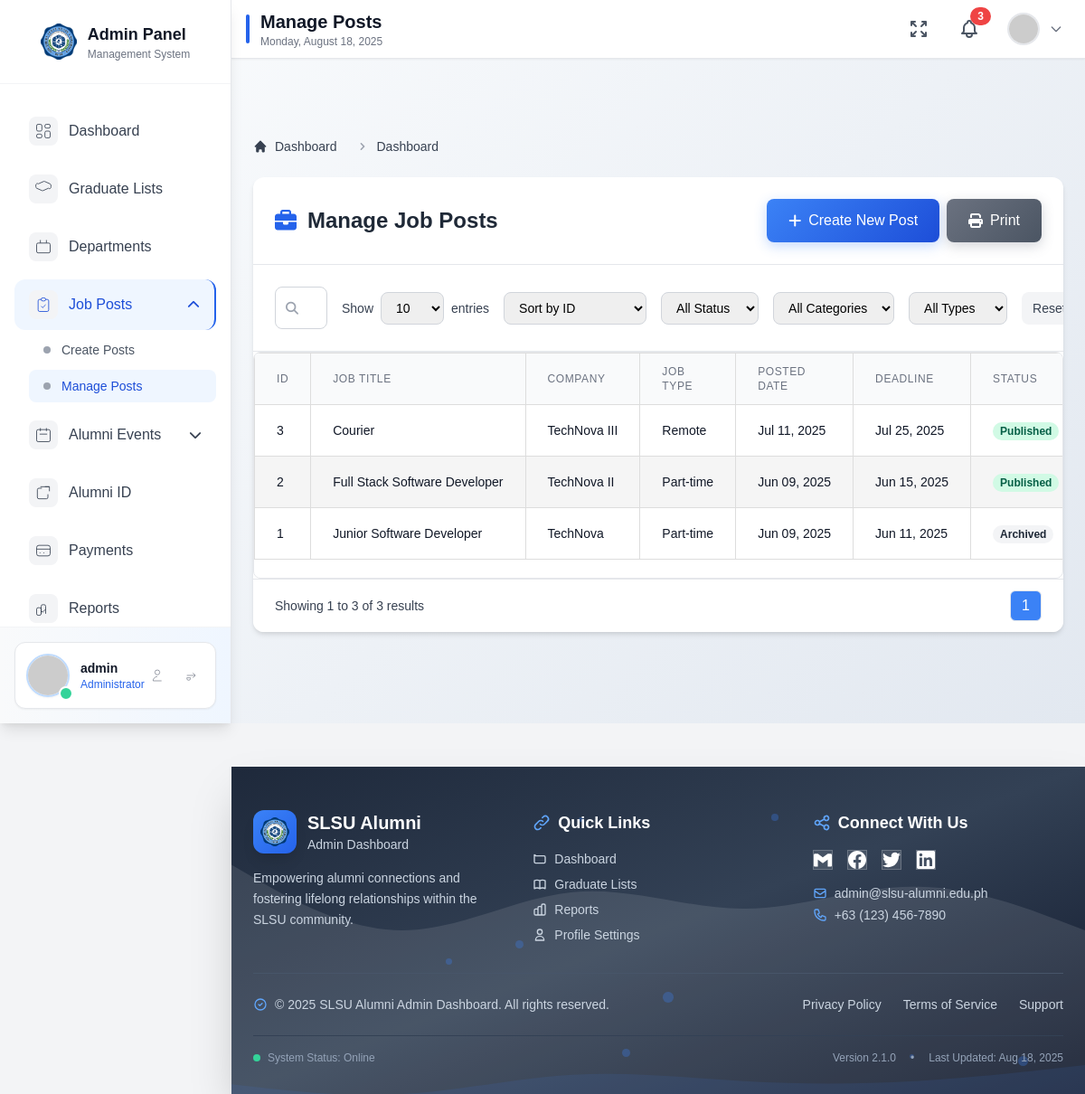
The app's page /admin/manage-posts.php (signed in) with its own data.
### tables this page shows
CREATE TABLE `job_posts` (
  `id` int(11) NOT NULL,
  `job_title` varchar(255) NOT NULL,
  `company_name` varchar(255) NOT NULL,
  `company_logo` varchar(255) DEFAULT NULL,
  `job_type` varchar(50) NOT NULL,
  `job_category` varchar(100) NOT NULL,
  `location` varchar(255) NOT NULL,
  `salary_min` decimal(10,2) DEFAULT NULL,
  `salary_max` decimal(10,2) DEFAULT NULL,
  `currency` varchar(3) DEFAULT 'USD',
  `deadline` date NOT NULL,
  `contact_email` varchar(255) NOT NULL,
  `contact_phone` varchar(50) NOT NULL,
  `job_description` text NOT NULL,
  `qualifications` text NOT NULL,
  `how_to_apply` text NOT NULL,
  `job_link` varchar(255) DEFAULT NULL,
  `status` enum('draft','published','archived') NOT NULL DEFAULT 'draft',
  `posted_date` datetime NOT NULL,
  `created_at` timestamp NULL DEFAULT current_timestamp(),
  `updated_at` timestamp NULL DEFAULT current_timestamp() ON UPDATE current_timestamp()
);

### admin/manage-posts.php (the view, shortened to what this page needs)
<?php
include 'includes/header.php';
include 'includes/navbar.php';
include 'includes/sidebar.php';
include 'includes/breadcrumb.php';
$search = isset($_GET['search']) ? $_GET['search'] : '';
$id_sort = isset($_GET['id_sort']) ? $_GET['id_sort'] : '';
$entries_options = [5, 10, 15, 20, 25, 50, 100];
$entries_per_page = isset($_GET['entries']) ? (int)$_GET['entries'] : 10;
$current_page_num = isset($_GET['page']) ? (int)$_GET['page'] : 1;
$offset = ($current_page_num - 1) * $entries_per_page;
$query = "SELECT * FROM job_posts WHERE 1=1";
$count_query = "SELECT COUNT(*) as total FROM job_posts WHERE 1=1";
$params = [];
if ($id_sort === 'asc') {
    $query .= " ORDER BY id ASC";
} elseif ($id_sort === 'desc') {
    $query .= " ORDER BY id DESC";
} else {
    $query .= " ORDER BY posted_date DESC";
}
$query .= " LIMIT :offset, :limit";
try {
    $stmt = $conn->prepare($count_query);
    $stmt->execute($params);
    $total_records = $stmt->fetch(PDO::FETCH_ASSOC)['total'] ?? 0;
    $total_pages = ceil($total_records / $entries_per_page);
    $stmt = $conn->prepare($query);
    $stmt->bindValue(':offset', $offset, PDO::PARAM_INT);
    $stmt->bindValue(':limit', $entries_per_page, PDO::PARAM_INT);
    $stmt->execute();
    $result = $stmt->fetchAll(PDO::FETCH_ASSOC);
} catch (PDOException $e) {
    die("Query failed: " . $e->getMessage());
}
?>
<!DOCTYPE html>
<html lang="en">
<head>
    <link href="https://cdn.jsdelivr.net/npm/tailwindcss@2.2.19/dist/tailwind.min.css" rel="stylesheet">
    <link rel="stylesheet" href="https://cdnjs.cloudflare.com/ajax/libs/font-awesome/6.4.0/css/all.min.css">
</head>
<body class="bg-gray-100">
<div class="main-content min-h-screen flex flex-col bg-white">
    <div class="flex-1 p-6">
        <div class="max-w-7xl mx-auto">
            <div class="table-container">
                <div class="flex justify-between items-center p-6 border-b border-gray-200">
                    <h1 class="text-2xl font-bold text-gray-800 flex items-center gap-3">
                        <i class="fas fa-briefcase text-blue-600"></i>
                        Manage Job Posts
                    </h1>
                    <div class="flex space-x-2">
                        <a href="create-posts.php" class="pc-btn-primary">
                            <i class="fas fa-plus"></i>
                            Create New Post
                        </a>
                        <button type="button" onclick="printTable()" class="pc-btn-secondary">
                            <i class="fas fa-print"></i>
                            Print
                        </button>
                    </div>
                </div>
                <div class="filter-section">
                    <div class="flex flex-col md:flex-row justify-between items-center gap-4">
                        <div class="flex items-center gap-4 flex-1">
                            <div class="relative flex-1 max-w-md">
                                <input type="text" id="searchInput" placeholder="Search jobs..." class="search-input w-full" value="<?php echo htmlspecialchars($search); ?>">
                                <i class="fas fa-search search-icon"></i>
                            </div>
                            <div class="flex items-center space-x-2">
                                <label for="entriesPerPage" class="text-sm text-gray-700 whitespace-nowrap">Show</label>
                                <select id="entriesPerPage" class="border border-gray-300 rounded-lg px-3 py-2 text-sm focus:ring-2 focus:ring-blue-500 focus:border-blue-500 transition-all duration-200">
                                    <?php foreach ($entries_options as $opt): ?>
                                        <option value="<?php echo $opt; ?>" <?php if ($entries_per_page == $opt) echo 'selected'; ?>><?php echo $opt; ?></option>
                                    <?php endforeach; ?>
                                </select>
                                <span class="text-sm text-gray-700 whitespace-nowrap">entries</span>
                            </div>
                        </div>
                        <div class="flex items-center gap-4">
                            <select id="idSortSelect" class="px-3 py-2 border border-gray-300 rounded-lg focus:ring-2 focus:ring-blue-500 focus:border-blue-500 transition-colors duration-200 text-sm">
                                <option value="">Sort by ID</option>
                            </select>
                            <select id="statusSelect" class="px-3 py-2 border border-gray-300 rounded-lg focus:ring-2 focus:ring-blue-500 focus:border-blue-500 transition-colors duration-200 text-sm">
                                <option value="">All Status</option>
                            </select>
                            <select id="categorySelect" class="px-3 py-2 border border-gray-300 rounded-lg focus:ring-2 focus:ring-blue-500 focus:border-blue-500 transition-colors duration-200 text-sm">
                                <option value="">All Categories</option>
                            </select>
                            <select id="typeSelect" class="px-3 py-2 border border-gray-300 rounded-lg focus:ring-2 focus:ring-blue-500 focus:border-blue-500 transition-colors duration-200 text-sm">
                                <option value="">All Types</option>
                            </select>
                            <button type="button" id="resetFilterBtn" class="px-3 py-2 bg-gray-100 text-gray-700 rounded-lg hover:bg-gray-200 focus:outline-none focus:ring-2 focus:ring-gray-400 transition-colors duration-200 text-sm">
                                Reset
                            </button>
                        </div>
                    </div>
                </div>
                <div class="relative">
                    <div class="overflow-x-auto rounded-lg border border-gray-200">
                        <div class="max-h-[600px] overflow-y-auto">
                            <table class="min-w-full divide-y divide-gray-200">
                                <thead class="bg-gray-50 sticky top-0 z-10">
                                    <tr>
                                        <th class="px-6 py-3 text-left text-xs font-medium text-gray-500 uppercase tracking-wider bg-gray-50">ID</th>
                                        <th class="px-6 py-3 text-left text-xs font-medium text-gray-500 uppercase tracking-wider bg-gray-50">Job Title</th>
                                        <th class="px-6 py-3 text-left text-xs font-medium text-gray-500 uppercase tracking-wider bg-gray-50">Company</th>
                                        <th class="px-6 py-3 text-left text-xs font-medium text-gray-500 uppercase tracking-wider bg-gray-50">Job Type</th>
                                        <th class="px-6 py-3 text-left text-xs font-medium text-gray-500 uppercase tracking-wider bg-gray-50">Posted Date</th>
                                        <th class="px-6 py-3 text-left text-xs font-medium text-gray-500 uppercase tracking-wider bg-gray-50">Deadline</th>
                                        <th class="px-6 py-3 text-left text-xs font-medium text-gray-500 uppercase tracking-wider bg-gray-50">Status</th>
                                    </tr>
                                </thead>
                                <tbody id="tableBody" class="bg-white divide-y divide-gray-200">
                                    <?php if (count($result) > 0): ?>
                                        <?php foreach ($result as $row): ?>
                                            <tr class="hover:bg-gray-50">
                                                <td class="px-6 py-4 whitespace-nowrap text-sm text-gray-900"><?php echo $row['id']; ?></td>
                                                <td class="px-6 py-4 whitespace-nowrap text-sm text-gray-900"><?php echo htmlspecialchars($row['job_title']); ?></td>
                                                <td class="px-6 py-4 whitespace-nowrap text-sm text-gray-900"><?php echo htmlspecialchars($row['company_name']); ?></td>
                                                <td class="px-6 py-4 whitespace-nowrap text-sm text-gray-900"><?php echo htmlspecialchars($row['job_type']); ?></td>
                                                <td class="px-6 py-4 whitespace-nowrap text-sm text-gray-900"><?php echo date('M d, Y', strtotime($row['posted_date'])); ?></td>
                                                <td class="px-6 py-4 whitespace-nowrap text-sm text-gray-900"><?php echo date('M d, Y', strtotime($row['deadline'])); ?></td>
                                                <td class="px-6 py-4 whitespace-nowrap">
                                                    <span class="px-2 inline-flex text-xs leading-5 font-semibold rounded-full
                                                         <?php echo $row['status'] === 'published' ? 'bg-green-100 text-green-800' :
                                                                 ($row['status'] === 'draft' ? 'bg-yellow-100 text-yellow-800' :
                                                                 'bg-gray-100 text-gray-800'); ?>">
                                                        <?php echo ucfirst($row['status']); ?>
                                                    </span>
                                                </td>
                                            </tr>
                                        <?php endforeach; ?>
                                    <?php endif; ?>
                                </tbody>
                            </table>
                        </div>
                    </div>
                    <div class="flex items-center justify-between px-4 py-3 bg-white border-t border-gray-200 sm:px-6">
                        <div id="paginationInfo" class="flex items-center space-x-4">
                            <span class="text-sm text-gray-700">
                                Showing
                                <span class="font-medium"><?php echo $offset + 1; ?></span>
                                to
                                <span class="font-medium"><?php echo min($offset + $entries_per_page, $total_records); ?></span>
                                of
                                <span class="font-medium"><?php echo $total_records; ?></span>
                                results
                            </span>
                        </div>
                        <div id="paginationControls" class="flex items-center space-x-2">
                            <?php
                            $start_page = max(1, $current_page_num - 2);
                            $end_page = min($total_pages, $current_page_num + 2);
                            for ($i = $start_page; $i <= $end_page; $i++) {
                                $active = $i === $current_page_num ? 'bg-blue-500 text-white' : 'hover:bg-gray-50';
                                echo "<button onclick=\"loadPage($i)\" class=\"px-3 py-1 border rounded-md $active transition-colors duration-200\">$i</button>";
                            }
                            ?>
                        </div>
                    </div>
                </div>
            </div>
        </div>
    </div>
</div>
<?php include 'includes/footer.php'; ?>
</body>
</html>

### admin/includes/header.php (style rules this page uses)
.main-content { transition: all 0.3s ease-in-out; margin-left: 16rem; width: calc(100% - 16rem); }
.table-container { scrollbar-width: thin; scrollbar-color: #CBD5E0 #EDF2F7; }

### admin/manage-posts.php (style rules this page uses)
body { font-family: sans-serif; background-color: #f3f4f6; }
.table-container { overflow-x: auto; }
table { width: 100%; border-collapse: collapse; margin-bottom: 20px; }
th, td { border: 1px solid #ddd; padding: 12px 15px; text-align: left; }
th { background-color: #f9f9f9; font-weight: 600; }
tbody tr:nth-child(even) { background-color: #f5f5f5; }
.filter-section { background: white; border-bottom: 1px solid #e5e7eb; padding: 1.5rem; }
.search-input { padding: 0.75rem 1rem 0.75rem 2.5rem; border: 1px solid #d1d5db; border-radius: 0.5rem; font-size: 0.875rem; transition: all 0.2s; }
.search-icon { position: absolute; left: 0.75rem; top: 50%; transform: translateY(-50%); color: #9ca3af; font-size: 0.875rem; }
.pc-btn-primary { background: linear-gradient(135deg, #3B82F6 0%, #1D4ED8 100%); color: white; padding: 0.75rem 1.5rem; border-radius: 0.5rem; font-weight: 500; text-decoration: none; display: inline-flex; align-items: center; gap: 0.5rem; transition: all 0.3s ease; border: none; cursor: pointer; box-shadow: 0 4px 14px rgba(59, 130, 246, 0.3); }
.pc-btn-secondary { background: linear-gradient(135deg, #6B7280 0%, #4B5563 100%); color: white; padding: 0.75rem 1.5rem; border-radius: 0.5rem; font-weight: 500; text-decoration: none; display: inline-flex; align-items: center; gap: 0.5rem; transition: all 0.3s ease; border: none; cursor: pointer; box-shadow: 0 4px 14px rgba(107, 114, 128, 0.3); }
.table-container { background: white; border-radius: 0.75rem; box-shadow: 0 4px 6px -1px rgba(0, 0, 0, 0.1), 0 2px 4px -1px rgba(0, 0, 0, 0.06); overflow: hidden; position: relative; }
.main-content { margin-left: 0; width: 100%; padding-top: 10rem; min-height: 100vh; background: linear-gradient(135deg, #f8fafc 0%, #e2e8f0 100%); }
@media (min-width: 1024px) { .main-content { margin-left: 16rem; width: calc(100% - 16rem); padding-top: 8rem; } }

### records on screen
job_posts: id "3", job_title "Courier", company_name "TechNova III", job_type "Remote", posted_date "Jul 11, 2025", deadline "Jul 25, 2025", status "Published"
job_posts: id "2", job_title "Full Stack Software Developer", company_name "TechNova II", job_type "Part-time", posted_date "Jun 09, 2025", deadline "Jun 15, 2025", status "Published"
job_posts: id "1", job_title "Junior Software Developer", company_name "TechNova", job_type "Part-time", posted_date "Jun 09, 2025", deadline "Jun 11, 2025", status "Archived"

### other values on screen
str_replace(['.php', '-'], ['', ' '], $current_page) "Manage Posts"
$admin_name "admin"
$breadcrumb['title'] "Dashboard"
$offset + 1 "1"
min($offset + $entries_per_page, $total_records) "3"
$total_records "3"
form field value "10"
